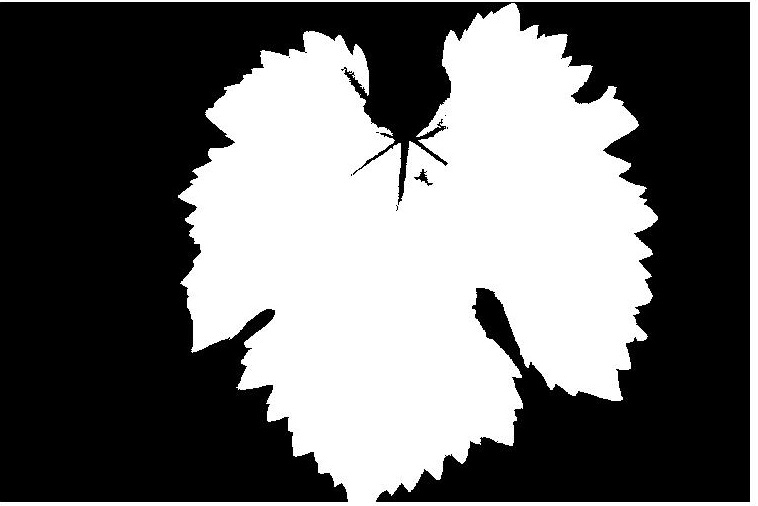
#> input picture imgs/frunza.jpg, 758 x 506 px
$ python test.py
#> lines starting #> are read from the running program, lines starting #| are printed output that depends on the picture
import numpy as np
import cv2
from matplotlib import pyplot as plt

def convert_to_bw():
    pass


def apply_fft():
    pass


def apply_mask():
    pass


def apply_fft_inverse():
    pass


img = cv2.imread('./imgs/frunza.jpg', 0)
#> img is the input picture: shape (506, 758); min 0, max 255, mean 108.3
dft = cv2.dft(np.float32(img), flags=cv2.DFT_COMPLEX_OUTPUT)
dft_shift = np.fft.fftshift(dft)

magnitude_spectrum = 20 * np.log(cv2.magnitude(dft_shift[:, :, 0], dft_shift[:, :, 1]))
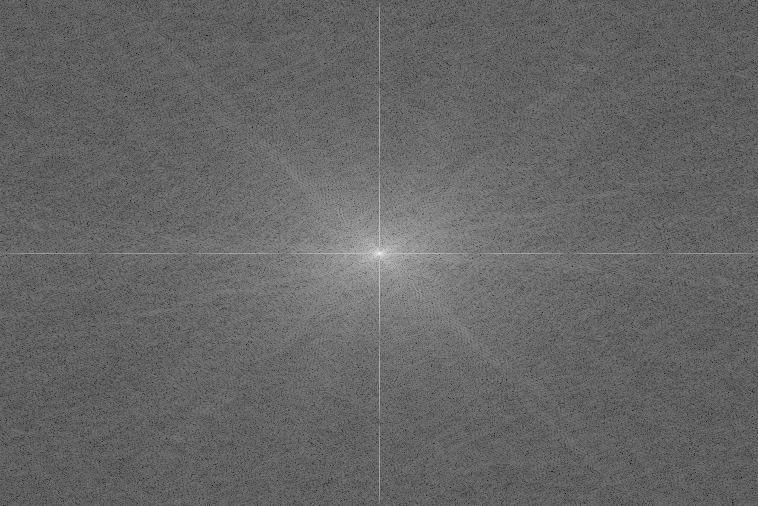
#> magnitude_spectrum: shape (506, 758) float32; min 59.72, max 350.8, mean 176.5; drawn with min black and max white

rows, cols = img.shape
#> rows = 506; cols = 758
crow, ccol = int(rows / 2), int(cols / 2)  # center
#> crow = 253; ccol = 379

# Circular HPF mask, center circle is 0, remaining all ones

mask = np.ones((rows, cols, 2), np.uint8)
r = 30
center = [crow, ccol]
#> center = [253, 379]
x, y = np.ogrid[:rows, :cols]
#> x = 506 values from 0 to 505
mask_area = (x - center[0]) ** 2 + (y - center[1]) ** 2 <= r*r
mask[mask_area] = 0

# apply mask and inverse DFT
fshift = dft_shift * mask

fshift_mask_mag = 2000 * np.log(cv2.magnitude(fshift[:, :, 0], fshift[:, :, 1]))
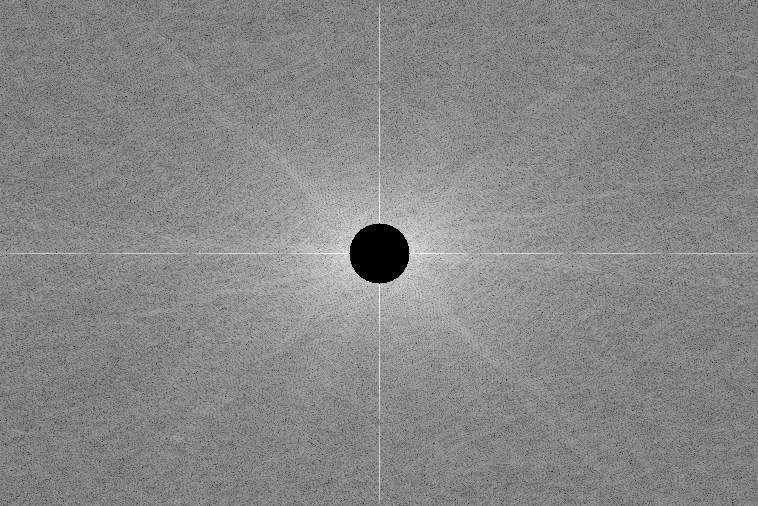
#> fshift_mask_mag: shape (506, 758) float32; 0.74% of the values are NaN or infinite; the others: min 5972.5, max 27656.1, mean 17600.7; drawn with min black, max white, NaN and infinite black

f_ishift = np.fft.ifftshift(fshift)
img_back = cv2.idft(f_ishift)
img_back = cv2.magnitude(img_back[:, :, 0], img_back[:, :, 1])
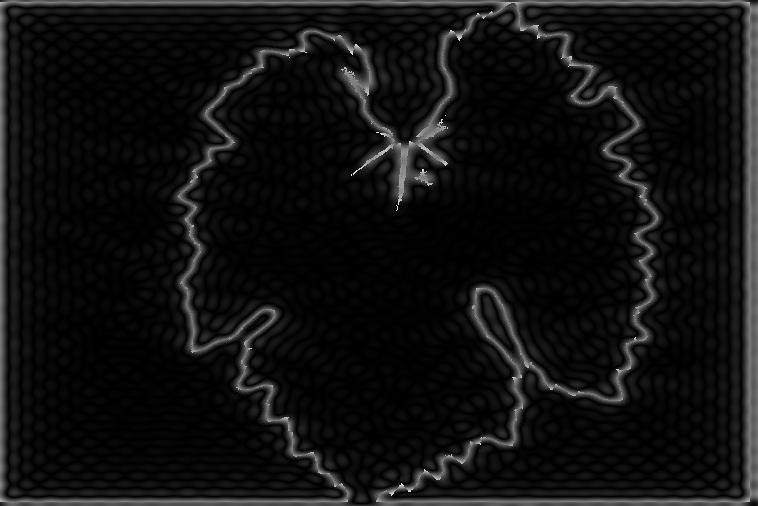
#> img_back: shape (506, 758) float32; min 5.65, max 102888728, mean 6877318.5; drawn with min black and max white

plt.subplot(2, 2, 1), plt.imshow(img, cmap='gray')
plt.title('Input Image'), plt.xticks([]), plt.yticks([])

plt.subplot(2, 2, 2), plt.imshow(magnitude_spectrum, cmap='gray')
plt.title('After FFT'), plt.xticks([]), plt.yticks([])

plt.subplot(2, 2, 3), plt.imshow(fshift_mask_mag, cmap='gray')
plt.title('FFT + Mask'), plt.xticks([]), plt.yticks([])

plt.subplot(2, 2, 4), plt.imshow(img_back, cmap='gray')
plt.title('After FFT Inverse'), plt.xticks([]), plt.yticks([])

plt.show()
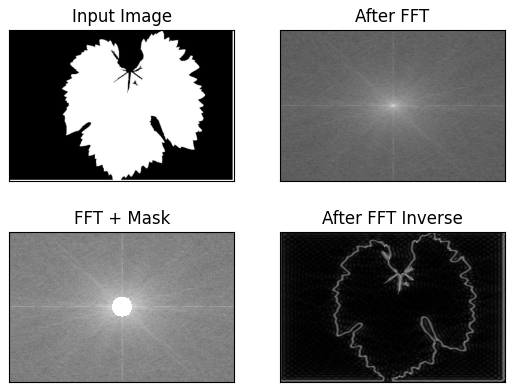
#> figure drawn by matplotlib, 4 panels

$ run again, with imgs/oak_leaf.jpg copied over imgs/frunza.jpg
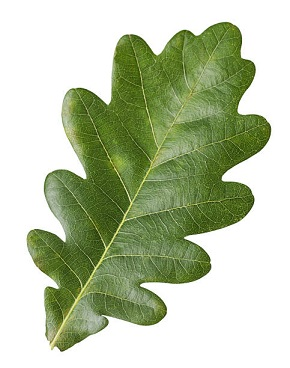
#> input picture imgs/oak_leaf.jpg, 290 x 368 px
#> `fshift_mask_mag = 2000 * np.log(cv2.magnitude(fshift[:, :, 0], fshift[..`:
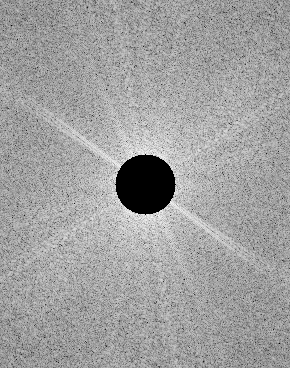
#> fshift_mask_mag: shape (368, 290) float32; 2.64% of the values are NaN or infinite; the others: min 6518.3, max 21662.2, mean 16307.7; drawn with min black, max white, NaN and infinite black
#> `img_back = cv2.magnitude(img_back[:, :, 0], img_back[:, :, 1])`:
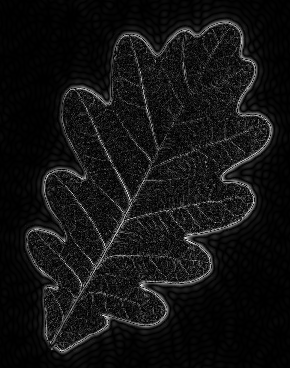
#> img_back: shape (368, 290) float32; min 7.75, max 13872535, mean 1037967.8; drawn with min black and max white
